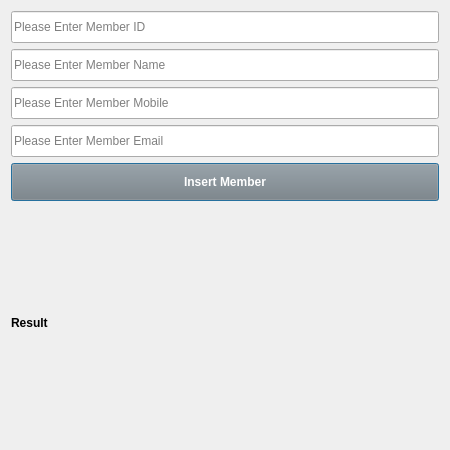
<?xml version="1.0" encoding="UTF-8"?>
<ui version="4.0">
 <class>InsertMember</class>
 <widget class="QDialog" name="InsertMember">
  <property name="geometry">
   <rect>
    <x>0</x>
    <y>0</y>
    <width>450</width>
    <height>450</height>
   </rect>
  </property>
  <property name="windowTitle">
   <string>Insert Member</string>
  </property>
  <layout class="QVBoxLayout" name="verticalLayout">
   <item>
    <widget class="QLineEdit" name="lineEdit_mid">
     <property name="minimumSize">
      <size>
       <width>0</width>
       <height>32</height>
      </size>
     </property>
     <property name="maximumSize">
      <size>
       <width>16777215</width>
       <height>32</height>
      </size>
     </property>
     <property name="placeholderText">
      <string>Please Enter Member ID</string>
     </property>
    </widget>
   </item>
   <item>
    <widget class="QLineEdit" name="lineEdit_mname">
     <property name="minimumSize">
      <size>
       <width>0</width>
       <height>32</height>
      </size>
     </property>
     <property name="maximumSize">
      <size>
       <width>16777215</width>
       <height>32</height>
      </size>
     </property>
     <property name="placeholderText">
      <string>Please Enter Member Name</string>
     </property>
    </widget>
   </item>
   <item>
    <widget class="QLineEdit" name="lineEdit_mmobile">
     <property name="minimumSize">
      <size>
       <width>0</width>
       <height>32</height>
      </size>
     </property>
     <property name="maximumSize">
      <size>
       <width>16777215</width>
       <height>32</height>
      </size>
     </property>
     <property name="placeholderText">
      <string>Please Enter Member Mobile</string>
     </property>
    </widget>
   </item>
   <item>
    <widget class="QLineEdit" name="lineEdit_memail">
     <property name="minimumSize">
      <size>
       <width>0</width>
       <height>32</height>
      </size>
     </property>
     <property name="maximumSize">
      <size>
       <width>16777215</width>
       <height>32</height>
      </size>
     </property>
     <property name="placeholderText">
      <string>Please Enter Member Email</string>
     </property>
    </widget>
   </item>
   <item>
    <widget class="QPushButton" name="pushButton_save">
     <property name="minimumSize">
      <size>
       <width>0</width>
       <height>38</height>
      </size>
     </property>
     <property name="font">
      <font>
       <weight>75</weight>
       <bold>true</bold>
      </font>
     </property>
     <property name="styleSheet">
      <string notr="true">QPushButton{
	background-color:gray;
	color: white
}</string>
     </property>
     <property name="text">
      <string>Insert Member</string>
     </property>
    </widget>
   </item>
   <item>
    <widget class="QLabel" name="label_result">
     <property name="font">
      <font>
       <weight>75</weight>
       <bold>true</bold>
      </font>
     </property>
     <property name="text">
      <string>Result</string>
     </property>
    </widget>
   </item>
  </layout>
 </widget>
 <resources/>
 <connections/>
</ui>
